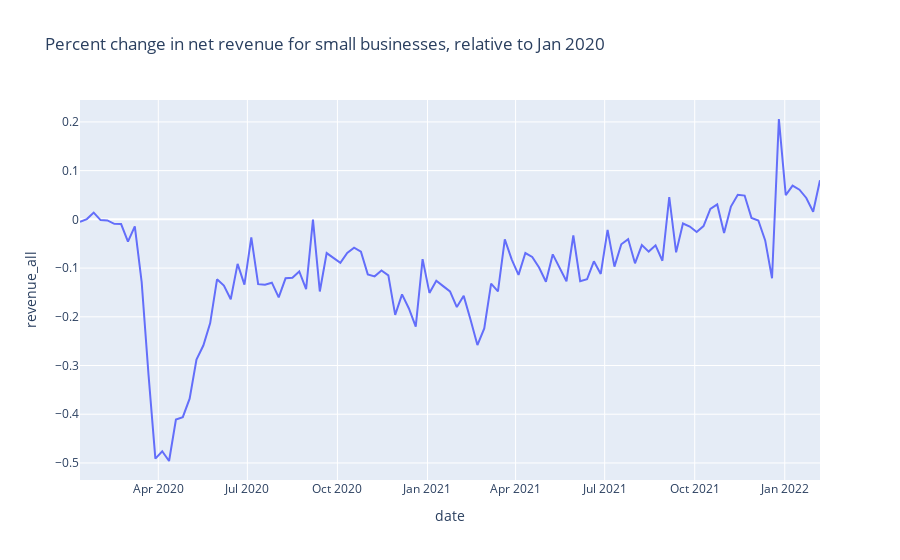

Notebook code for this chart:
### Code cell
fig = px.line(womp_national, x="date", y="revenue_all", 
              title='Percent change in net revenue for small businesses, relative to Jan 2020')
fig.show()
